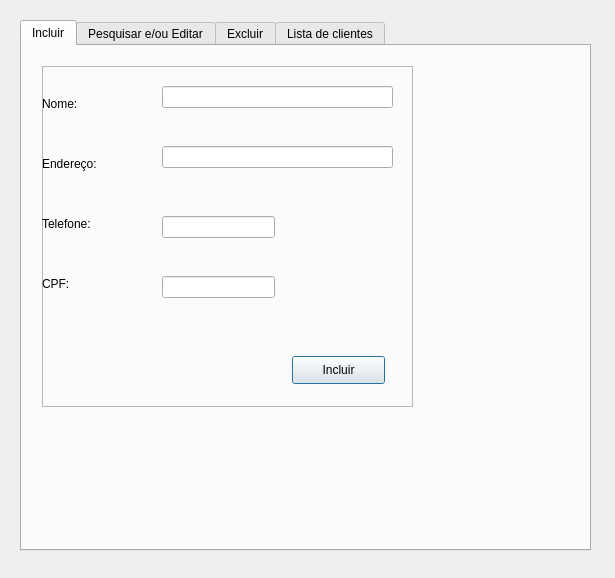
<?xml version="1.0" encoding="UTF-8"?>
<ui version="4.0">
 <class>AdicionarClientes</class>
 <widget class="QDialog" name="AdicionarClientes">
  <property name="geometry">
   <rect>
    <x>0</x>
    <y>0</y>
    <width>615</width>
    <height>578</height>
   </rect>
  </property>
  <property name="windowTitle">
   <string>Dialog</string>
  </property>
  <widget class="QTabWidget" name="tabCliente">
   <property name="geometry">
    <rect>
     <x>20</x>
     <y>20</y>
     <width>571</width>
     <height>531</height>
    </rect>
   </property>
   <property name="toolTip">
    <string>&lt;html&gt;&lt;head/&gt;&lt;body&gt;&lt;p&gt;&lt;br/&gt;&lt;/p&gt;&lt;/body&gt;&lt;/html&gt;</string>
   </property>
   <property name="currentIndex">
    <number>0</number>
   </property>
   <widget class="QWidget" name="tabIncluirCliente">
    <attribute name="title">
     <string>Incluir</string>
    </attribute>
    <widget class="QFrame" name="frame">
     <property name="geometry">
      <rect>
       <x>20</x>
       <y>20</y>
       <width>371</width>
       <height>341</height>
      </rect>
     </property>
     <property name="frameShape">
      <enum>QFrame::StyledPanel</enum>
     </property>
     <property name="frameShadow">
      <enum>QFrame::Raised</enum>
     </property>
     <widget class="QLabel" name="label">
      <property name="geometry">
       <rect>
        <x>0</x>
        <y>30</y>
        <width>55</width>
        <height>16</height>
       </rect>
      </property>
      <property name="text">
       <string>Nome:</string>
      </property>
     </widget>
     <widget class="QLineEdit" name="txtNomeIncluir">
      <property name="geometry">
       <rect>
        <x>120</x>
        <y>20</y>
        <width>231</width>
        <height>22</height>
       </rect>
      </property>
     </widget>
     <widget class="QLabel" name="label_2">
      <property name="geometry">
       <rect>
        <x>0</x>
        <y>90</y>
        <width>71</width>
        <height>16</height>
       </rect>
      </property>
      <property name="text">
       <string>Endereço:</string>
      </property>
     </widget>
     <widget class="QLineEdit" name="txtEnderecoIncluir">
      <property name="geometry">
       <rect>
        <x>120</x>
        <y>80</y>
        <width>231</width>
        <height>22</height>
       </rect>
      </property>
     </widget>
     <widget class="QLabel" name="label_3">
      <property name="geometry">
       <rect>
        <x>0</x>
        <y>150</y>
        <width>81</width>
        <height>16</height>
       </rect>
      </property>
      <property name="text">
       <string>Telefone:</string>
      </property>
     </widget>
     <widget class="QLineEdit" name="txtTelefoneIncluir">
      <property name="geometry">
       <rect>
        <x>120</x>
        <y>150</y>
        <width>113</width>
        <height>22</height>
       </rect>
      </property>
     </widget>
     <widget class="QLineEdit" name="txtCPFIncluir">
      <property name="geometry">
       <rect>
        <x>120</x>
        <y>210</y>
        <width>113</width>
        <height>22</height>
       </rect>
      </property>
     </widget>
     <widget class="QLabel" name="label_4">
      <property name="geometry">
       <rect>
        <x>0</x>
        <y>210</y>
        <width>111</width>
        <height>16</height>
       </rect>
      </property>
      <property name="text">
       <string>CPF:</string>
      </property>
     </widget>
     <widget class="QPushButton" name="btnIncluir">
      <property name="geometry">
       <rect>
        <x>250</x>
        <y>290</y>
        <width>93</width>
        <height>28</height>
       </rect>
      </property>
      <property name="text">
       <string>Incluir</string>
      </property>
     </widget>
    </widget>
   </widget>
   <widget class="QWidget" name="tabPesquisarCliente">
    <attribute name="title">
     <string>Pesquisar e/ou Editar</string>
    </attribute>
    <widget class="QFrame" name="frame_2">
     <property name="geometry">
      <rect>
       <x>30</x>
       <y>50</y>
       <width>361</width>
       <height>311</height>
      </rect>
     </property>
     <property name="frameShape">
      <enum>QFrame::StyledPanel</enum>
     </property>
     <property name="frameShadow">
      <enum>QFrame::Raised</enum>
     </property>
     <widget class="QLabel" name="label_7">
      <property name="geometry">
       <rect>
        <x>10</x>
        <y>30</y>
        <width>81</width>
        <height>16</height>
       </rect>
      </property>
      <property name="text">
       <string>Id do Cliente:</string>
      </property>
     </widget>
     <widget class="QLineEdit" name="txtIdClienteEdit">
      <property name="geometry">
       <rect>
        <x>100</x>
        <y>30</y>
        <width>113</width>
        <height>22</height>
       </rect>
      </property>
     </widget>
     <widget class="QPushButton" name="btnPesquisar">
      <property name="geometry">
       <rect>
        <x>240</x>
        <y>30</y>
        <width>93</width>
        <height>28</height>
       </rect>
      </property>
      <property name="text">
       <string>Pesquisar</string>
      </property>
     </widget>
     <widget class="QFrame" name="frPesquisarCliente">
      <property name="geometry">
       <rect>
        <x>10</x>
        <y>70</y>
        <width>321</width>
        <height>231</height>
       </rect>
      </property>
      <property name="frameShape">
       <enum>QFrame::StyledPanel</enum>
      </property>
      <property name="frameShadow">
       <enum>QFrame::Raised</enum>
      </property>
      <widget class="QPushButton" name="btnEdit">
       <property name="geometry">
        <rect>
         <x>210</x>
         <y>190</y>
         <width>93</width>
         <height>28</height>
        </rect>
       </property>
       <property name="text">
        <string>Editar</string>
       </property>
      </widget>
      <widget class="QLabel" name="label_10">
       <property name="geometry">
        <rect>
         <x>0</x>
         <y>20</y>
         <width>55</width>
         <height>16</height>
        </rect>
       </property>
       <property name="text">
        <string>Nome:</string>
       </property>
      </widget>
      <widget class="QLineEdit" name="txtNomeEdit">
       <property name="geometry">
        <rect>
         <x>70</x>
         <y>10</y>
         <width>231</width>
         <height>22</height>
        </rect>
       </property>
      </widget>
      <widget class="QLabel" name="label_5">
       <property name="geometry">
        <rect>
         <x>0</x>
         <y>60</y>
         <width>71</width>
         <height>16</height>
        </rect>
       </property>
       <property name="text">
        <string>Endereço:</string>
       </property>
      </widget>
      <widget class="QLineEdit" name="txtEnderecoEdit">
       <property name="geometry">
        <rect>
         <x>70</x>
         <y>60</y>
         <width>231</width>
         <height>22</height>
        </rect>
       </property>
      </widget>
      <widget class="QLabel" name="label_6">
       <property name="geometry">
        <rect>
         <x>0</x>
         <y>100</y>
         <width>81</width>
         <height>16</height>
        </rect>
       </property>
       <property name="text">
        <string>Telefone:</string>
       </property>
      </widget>
      <widget class="QLineEdit" name="txtTelefoneEdit">
       <property name="geometry">
        <rect>
         <x>70</x>
         <y>100</y>
         <width>113</width>
         <height>22</height>
        </rect>
       </property>
      </widget>
      <widget class="QLabel" name="label_9">
       <property name="geometry">
        <rect>
         <x>0</x>
         <y>140</y>
         <width>61</width>
         <height>16</height>
        </rect>
       </property>
       <property name="text">
        <string>CPF:</string>
       </property>
      </widget>
      <widget class="QLineEdit" name="txtCPFEdit">
       <property name="geometry">
        <rect>
         <x>70</x>
         <y>140</y>
         <width>113</width>
         <height>22</height>
        </rect>
       </property>
      </widget>
     </widget>
    </widget>
   </widget>
   <widget class="QWidget" name="tabExcluirCliente">
    <attribute name="title">
     <string>Excluir</string>
    </attribute>
    <widget class="QFrame" name="frame_6">
     <property name="geometry">
      <rect>
       <x>20</x>
       <y>20</y>
       <width>381</width>
       <height>331</height>
      </rect>
     </property>
     <property name="frameShape">
      <enum>QFrame::StyledPanel</enum>
     </property>
     <property name="frameShadow">
      <enum>QFrame::Raised</enum>
     </property>
     <widget class="QLineEdit" name="txtIdClienteExcluir">
      <property name="geometry">
       <rect>
        <x>120</x>
        <y>20</y>
        <width>113</width>
        <height>22</height>
       </rect>
      </property>
     </widget>
     <widget class="QPushButton" name="btnExcluir">
      <property name="geometry">
       <rect>
        <x>250</x>
        <y>20</y>
        <width>93</width>
        <height>28</height>
       </rect>
      </property>
      <property name="text">
       <string>Excluir</string>
      </property>
     </widget>
     <widget class="QLabel" name="label_17">
      <property name="geometry">
       <rect>
        <x>10</x>
        <y>100</y>
        <width>91</width>
        <height>16</height>
       </rect>
      </property>
      <property name="text">
       <string>Dado Excluido:</string>
      </property>
     </widget>
     <widget class="QLabel" name="lblDadoExcluido">
      <property name="geometry">
       <rect>
        <x>30</x>
        <y>130</y>
        <width>331</width>
        <height>151</height>
       </rect>
      </property>
      <property name="text">
       <string/>
      </property>
     </widget>
     <widget class="QLabel" name="label_11">
      <property name="geometry">
       <rect>
        <x>10</x>
        <y>20</y>
        <width>81</width>
        <height>16</height>
       </rect>
      </property>
      <property name="text">
       <string>Id do Cliente:</string>
      </property>
     </widget>
    </widget>
   </widget>
   <widget class="QWidget" name="tabListarCliente">
    <attribute name="title">
     <string>Lista de clientes</string>
    </attribute>
    <widget class="QTableWidget" name="twCliente">
     <property name="geometry">
      <rect>
       <x>30</x>
       <y>70</y>
       <width>501</width>
       <height>381</height>
      </rect>
     </property>
    </widget>
    <widget class="QPushButton" name="btnMostrarLista">
     <property name="geometry">
      <rect>
       <x>410</x>
       <y>20</y>
       <width>93</width>
       <height>28</height>
      </rect>
     </property>
     <property name="text">
      <string>Mostrar Lista</string>
     </property>
    </widget>
   </widget>
  </widget>
 </widget>
 <resources/>
 <connections/>
</ui>
